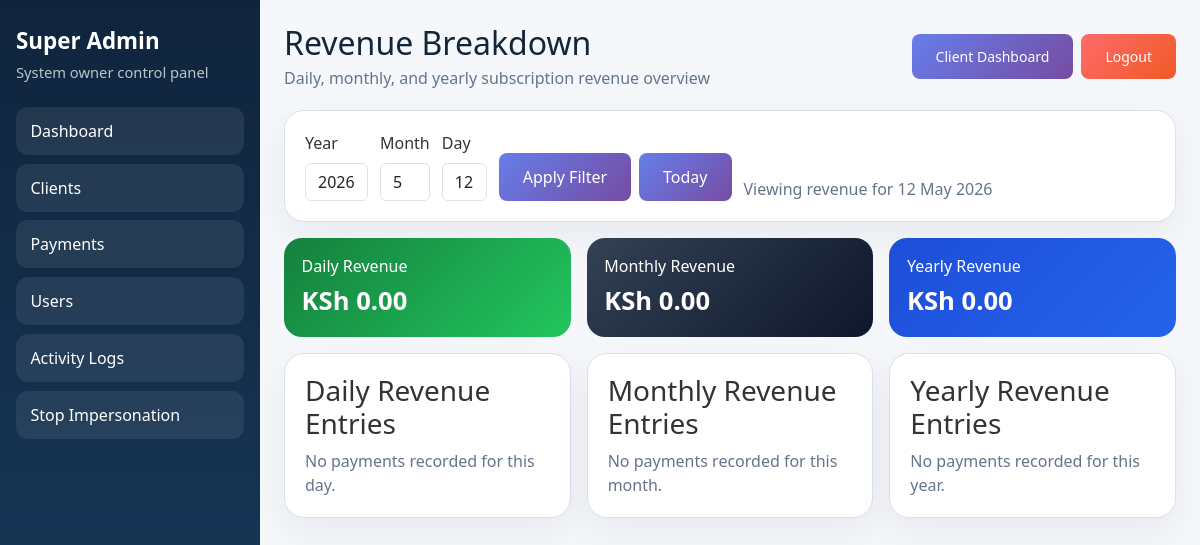
The app's page /super-admin/revenue/ (signed in), older data.
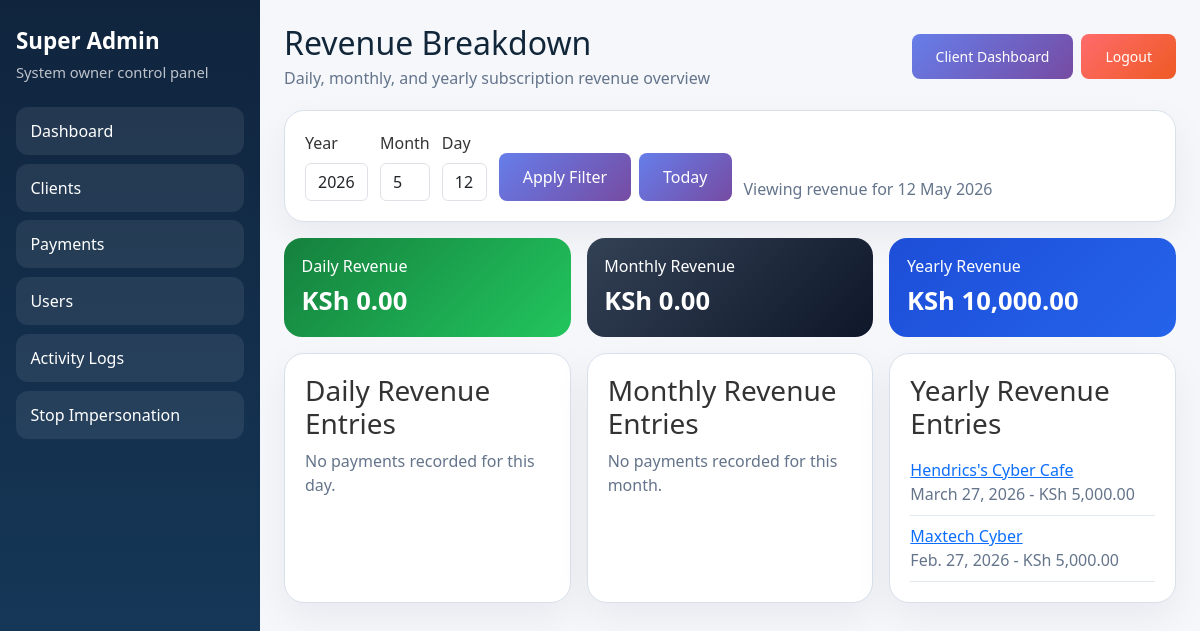
The same page, newer data.
### core/models.py (models this page shows, shortened)
class Payment(models.Model):
    business = models.ForeignKey(BusinessProfile, on_delete=models.CASCADE, related_name='payments')
    amount = models.DecimalField("Amount", max_digits=12, decimal_places=2)
    payment_date = models.DateField("Payment Date", default=timezone.localdate)
    duration_days = models.PositiveIntegerField("Subscription Duration (Days)", default=30)
    reference = models.CharField("Reference", max_length=100, blank=True)
    notes = models.TextField("Notes", blank=True)
    recorded_by = models.ForeignKey(
        settings.AUTH_USER_MODEL,
        on_delete=models.SET_NULL,
        null=True,
        blank=True,
        related_name='recorded_payments',
    )
    created_at = models.DateTimeField(default=timezone.now)
    class Meta:
        verbose_name = "Payment"
        verbose_name_plural = "Payments"
        ordering = ['-payment_date', '-created_at']

class BusinessProfile(models.Model):
    APPROVAL_PENDING = 'pending'
    APPROVAL_APPROVED = 'approved'
    APPROVAL_REJECTED = 'rejected'
    APPROVAL_STATUS_CHOICES = [
        (APPROVAL_PENDING, 'Pending Approval'),
        (APPROVAL_APPROVED, 'Approved'),
        (APPROVAL_REJECTED, 'Rejected'),
    ]
    owner = models.OneToOneField(
        settings.AUTH_USER_MODEL,
        on_delete=models.CASCADE,
        related_name='business_profile',
        blank=True,
        null=True,
    )
    name = models.CharField("Business Name", max_length=255)
    owner_name = models.CharField("Owner Name", max_length=255)
    phone = models.CharField("Phone", max_length=50)
    email = models.EmailField("Email", blank=True, null=True)
    location = models.TextField("Location")
    logo = models.ImageField("Logo", upload_to="logos/", blank=True, null=True)
    subscription_start_date = models.DateField("Subscription Start Date", blank=True, null=True)
    subscription_end_date = models.DateField("Subscription End Date", blank=True, null=True)
    is_active = models.BooleanField("Active", default=True)
    approval_status = models.CharField("Approval Status", max_length=20, choices=APPROVAL_STATUS_CHOICES, default=APPROVAL_APPROVED)
    date_created = models.DateTimeField("Date Created", default=timezone.now)
    class Meta:
        verbose_name = "Business Profile"
        verbose_name_plural = "Business Profiles"

### core/super_admin.py (the view)
# urls.py: path('super-admin/revenue/', super_admin.SuperAdminRevenueBreakdownView.as_view(), name='super_admin_revenue_breakdown'),
class SuperAdminRevenueBreakdownView(SuperAdminRequiredMixin, TemplateView):
    template_name = 'core/super_admin/revenue_breakdown.html'
    def get_context_data(self, **kwargs):
        context = super().get_context_data(**kwargs)
        selected_date = _get_selected_report_date(self.request)
        daily_payments = Payment.objects.filter(payment_date=selected_date).select_related('business').order_by('-created_at')
        monthly_payments = Payment.objects.filter(
            payment_date__year=selected_date.year,
            payment_date__month=selected_date.month,
        ).select_related('business').order_by('-payment_date', '-created_at')
        yearly_payments = Payment.objects.filter(
            payment_date__year=selected_date.year
        ).select_related('business').order_by('-payment_date', '-created_at')
        context.update({
            'selected_date': selected_date,
            'selected_year': selected_date.year,
            'selected_month': selected_date.month,
            'selected_day': selected_date.day,
            'year_options': list(range(timezone.localdate().year - 5, timezone.localdate().year + 2)),
            'month_options': range(1, 13),
            'day_options': range(1, 32),
            'daily_revenue': daily_payments.aggregate(total=Sum('amount'))['total'] or 0,
            'monthly_revenue': monthly_payments.aggregate(total=Sum('amount'))['total'] or 0,
            'yearly_revenue': yearly_payments.aggregate(total=Sum('amount'))['total'] or 0,
            'daily_payments': daily_payments[:25],
            'monthly_payments': monthly_payments[:50],
            'yearly_payments': yearly_payments[:50],
        })
        return context

### core/context_processors.py (called while the page is built)
def app_permissions(request):
    user = getattr(request, 'user', None)
    return {
        'app_role': get_user_role(user) if user and user.is_authenticated else None,
        'can_backup_restore': can_backup_restore(user) if user and user.is_authenticated else False,
        'can_manage_business': can_manage_business(user) if user and user.is_authenticated else False,
        'can_manage_records': can_manage_records(user) if user and user.is_authenticated else False,
        'can_view_reports': can_view_reports(user) if user and user.is_authenticated else False,
    }

### core/currency.py (called while the page is built)
def format_ksh(value):
    try:
        amount = Decimal(value)
    except (InvalidOperation, TypeError, ValueError):
        amount = Decimal("0")
    return f"KSh {amount:,.2f}"

### core/permissions.py (called while the page is built)
def get_user_role(user):
    if not user or not user.is_authenticated:
        return None
    business = get_user_business(user)
    if business.owner_id == user.id:
        return 'admin'
    profile = _get_profile(user)
    if profile and getattr(profile, 'business_id', None) == business.id:
        return profile.role
    return 'staff'

def can_backup_restore(user):
    return get_user_role(user) == 'admin'

### templates/core/super_admin/revenue_breakdown.html (shortened to what this page needs)
{% extends 'core/super_admin/base.html' %}
{% load currency_filters %}
{% block page_title %}Revenue Breakdown{% endblock %}
{% block page_subtitle %}Daily, monthly, and yearly subscription revenue overview{% endblock %}
{% block content %}
<div class="sa-card" style="margin-bottom:1rem;">
    <form method="get" style="display:flex; gap:0.75rem; flex-wrap:wrap; align-items:end;">
        <div>
            <label class="form-label">Year</label>
            <select name="year" class="form-control">
                {% for year in year_options %}
                    <option value="{{ year }}" {% if selected_year == year %}selected{% endif %}>{{ year }}</option>
                {% endfor %}
            </select>
        </div>
        <div>
            <label class="form-label">Month</label>
            <select name="month" class="form-control">
                {% for month in month_options %}
                    <option value="{{ month }}" {% if selected_month == month %}selected{% endif %}>{{ month }}</option>
                {% endfor %}
            </select>
        </div>
        <div>
            <label class="form-label">Day</label>
            <select name="day" class="form-control">
                {% for day in day_options %}
                    <option value="{{ day }}" {% if selected_day == day %}selected{% endif %}>{{ day }}</option>
                {% endfor %}
            </select>
        </div>
        <div style="display:flex; gap:0.5rem;">
            <button type="submit" class="btn btn-primary">Apply Filter</button>
            <a href="{% url 'super_admin_revenue_breakdown' %}" class="btn btn-outline-secondary">Today</a>
        </div>
        <div style="color:#64748b;">Viewing revenue for {{ selected_date|date:"d M Y" }}</div>
    </form>
</div>
<div class="sa-grid sa-grid-3" style="margin-bottom:1rem;">
    <div class="sa-stat sa-stat-green">Daily Revenue<strong>{{ daily_revenue|ksh }}</strong></div>
    <div class="sa-stat sa-stat-slate">Monthly Revenue<strong>{{ monthly_revenue|ksh }}</strong></div>
    <div class="sa-stat sa-stat-blue">Yearly Revenue<strong>{{ yearly_revenue|ksh }}</strong></div>
</div>
<div class="sa-grid sa-grid-3">
    <section class="sa-card">
        <h3>Daily Revenue Entries</h3>
        {% for payment in daily_payments %}
            <div style="padding:0.55rem 0; border-bottom:1px solid #e2e8f0;">
                <a href="{% url 'super_admin_client_detail' payment.business.pk %}">{{ payment.business.name }}</a>
                <div style="color:#64748b;">{{ payment.payment_date }} - {{ payment.amount|ksh }}</div>
            </div>
        {% empty %}
            <p style="margin:0; color:#64748b;">No payments recorded for this day.</p>
        {% endfor %}
    </section>
    <section class="sa-card">
        <h3>Monthly Revenue Entries</h3>
        {% for payment in monthly_payments %}
            <div style="padding:0.55rem 0; border-bottom:1px solid #e2e8f0;">
                <a href="{% url 'super_admin_client_detail' payment.business.pk %}">{{ payment.business.name }}</a>
                <div style="color:#64748b;">{{ payment.payment_date }} - {{ payment.amount|ksh }}</div>
            </div>
        {% empty %}
            <p style="margin:0; color:#64748b;">No payments recorded for this month.</p>
        {% endfor %}
    </section>
    <section class="sa-card">
        <h3>Yearly Revenue Entries</h3>
        {% for payment in yearly_payments %}
            <div style="padding:0.55rem 0; border-bottom:1px solid #e2e8f0;">
                <a href="{% url 'super_admin_client_detail' payment.business.pk %}">{{ payment.business.name }}</a>
                <div style="color:#64748b;">{{ payment.payment_date }} - {{ payment.amount|ksh }}</div>
            </div>
        {% empty %}
            <p style="margin:0; color:#64748b;">No payments recorded for this year.</p>
        {% endfor %}
    </section>
</div>
{% endblock %}

Row changes from the older to the newer data that the page shows:
added Payment: business.name "Hendrics's Cyber Cafe", payment_date "March 27, 2026", amount|ksh "KSh 5,000.00"
added Payment: business.name "Maxtech Cyber", payment_date "Feb. 27, 2026", amount|ksh "KSh 5,000.00"
Text that changed along with them:
{{ yearly_revenue|ksh }}: "KSh 0.00" → "KSh 10,000.00"
text no longer shown: "No payments recorded for this year."
